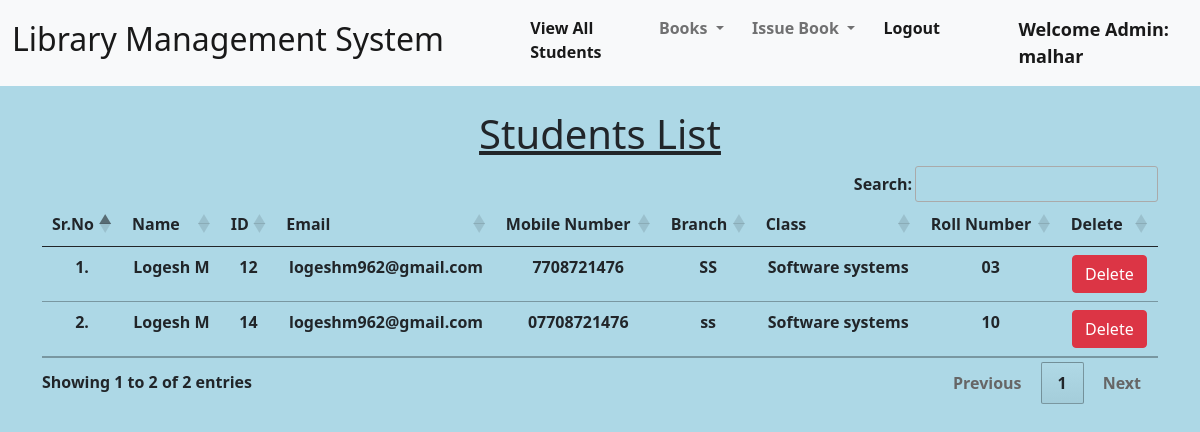
The page /view_students/ (signed in) on the database its author committed.
### library/models.py (models this page shows, shortened)
class Student(models.Model):
    user = models.OneToOneField(User, on_delete=models.CASCADE)
    classroom = models.CharField(max_length=10)
    branch = models.CharField(max_length=10)
    roll_no = models.CharField(max_length=3, blank=True)
    phone = models.CharField(max_length=10, blank=True)
    image = models.ImageField(upload_to="", blank=True)

### library/views.py (the view)
# urls.py: path("view_students/", views.view_students, name="view_students"),
@login_required(login_url = '/admin_login')
def view_students(request):
    students = Student.objects.all()
    return render(request, "view_students.html", {'students':students})

### library/templates/view_students.html (shortened to what this page needs)
{% extends 'admin_navbar.html' %}
{% load static %}
{% block body %}
<div class="container mt-4">
    <h1 class="text-center"><u>Students List</u></h1>
    <table class="table table-hover" id="example">
        <thead>
            <tr class="text-center">
                <th>Sr.No</th>
                <th>Name</th>
                <th>ID</th>
                <th>Email</th>
                <th>Mobile Number</th>
                <th>Branch</th>
                <th>Class</th>
                <th>Roll Number</th>
                <th>Delete</th>
            </tr>
        </thead>
        <tbody>
            {% for student in students %}
            <tr class="text-center">
                <td>{{forloop.counter}}.</td>
                <td>{{student.user.get_full_name}}</td>
                <td>{{student.user.id}}</td>
                <td>{{student.user.email}}</td>
                <td>{{student.phone}}</td>
                <td>{{student.branch}}</td>
                <td>{{student.classroom}}</td>
                <td>{{student.roll_no}}</td>
                <td><a href="/delete_student/{{student.id}}/" class="btn btn-danger" onclick="return confirm('Are you sure you want to delete this student?')">Delete</a></td>
            </tr>
            {% endfor %}
        </tbody>
    </table>
    </div>
{% endblock %}

### library/templates/admin_navbar.html (shortened to what this page needs)
{% load static %}
<!doctype html>
<html lang="en">
  <head>
    <link href="https://cdn.jsdelivr.net/npm/bootstrap@5.1.0/dist/css/bootstrap.min.css" rel="stylesheet">
    <link rel="stylesheet" href="https://cdn.datatables.net/1.10.25/css/jquery.dataTables.min.css">
    <link rel="stylesheet" href="https://cdn.datatables.net/buttons/1.7.1/css/buttons.dataTables.min.css">
  </head>
  <body style="background: lightblue;">
    <nav class="navbar navbar-expand-lg navbar-light bg-light">
        <div class="container-fluid">
          <a class="navbar-brand" href="#"><b><h2>Library Management System</h2><b></a>
          <div class="collapse navbar-collapse" id="navbarSupportedContent">
            <ul class="navbar-nav me-auto mb-2 mb-lg-0">
              <li class="nav-item">
                <a class="nav-link active" aria-current="page" href="/view_students/">View All Students</a>
              </li>
              <li class="nav-item dropdown">
                <a class="nav-link dropdown-toggle" href="#" id="navbarDropdown" role="button" data-bs-toggle="dropdown" aria-expanded="false">
                  Books
                </a>
              </li>
              <li class="nav-item dropdown">
                <a class="nav-link dropdown-toggle" href="#" id="navbarDropdown" role="button" data-bs-toggle="dropdown" aria-expanded="false">
                  Issue Book
                </a>
              </li>
              <li class="nav-item">
                <a class="nav-link active" aria-current="page" href="/logout/">Logout</a>
              </li>
              <li class="nav-item">
                <a style="font-weight:600; font-family:'Segoe UI', Tahoma, Geneva, Verdana, sans-serif; font-size: large;" class="nav-link active" href="#">Welcome Admin: {{request.user}}</a>
              </li>
            </ul>
          </div>
        </div>
      </nav>
      {% block body %}
      {% endblock %}
  </body>
</html>

### rows shown on the page
Student: user.get_full_name "Logesh M", user.id "12", user.email "logeshm962@gmail.com", phone "7708721476", branch "SS", classroom "Software systems", roll_no "03"
Student: user.get_full_name "Logesh M", user.id "14", user.email "logeshm962@gmail.com", phone "07708721476", branch "ss", classroom "Software systems", roll_no "10"

### other values the page prints
{{ request.user }} "malhar"
